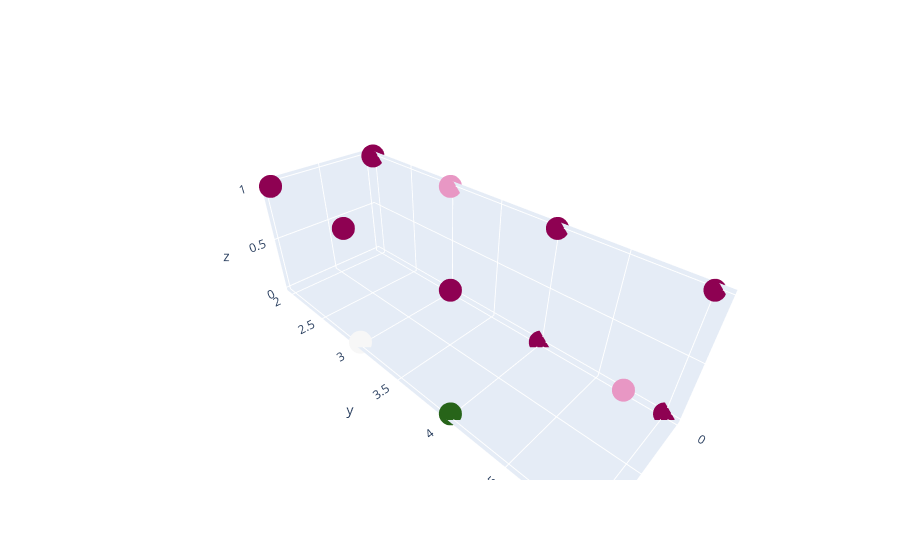

Write notebook code for a chart like this one.
### Code cell
data["claster_dbscan"].value_counts()
fig3 = go.Figure(data=[go.Scatter3d(x=data["trust_apple"], y=data["f_performance"], z=data["m1_purchase"],mode="markers", marker_color=data["claster_dbscan"], marker_size=8)])
fig3.show()

### Figure 1 — Plotly figure (JSON) as saved in the notebook; plotly's stock layout.template omitted (floating-point values rounded to 4 significant figures; data arrays with more than 128 entries replaced by an {"elided": "..."} marker saying what was removed)
{"data": [{"marker": {"color": {"elided": "133 int values"}, "size": 8}, "mode": "markers", "type": "scatter3d", "x": {"elided": "133 int values"}, "y": {"elided": "133 int values"}, "z": {"elided": "133 int values"}}], "layout": {}}
